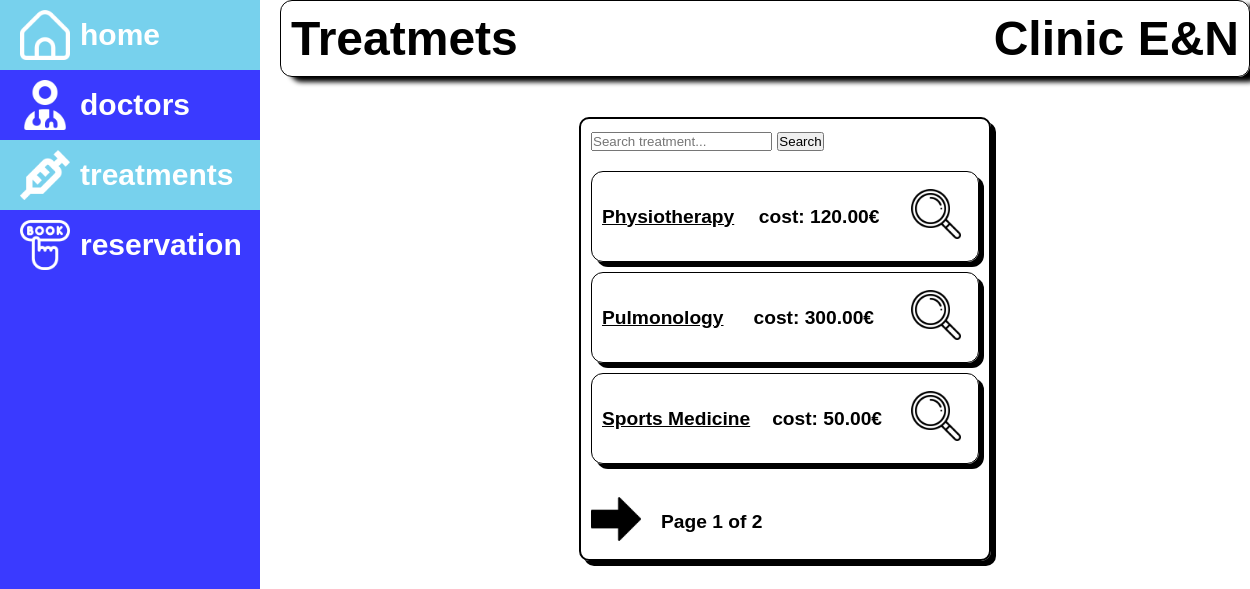
/dashboard/treatments/, run on the app's committed database.
### dashboard/models.py (models this page shows, shortened)
class Treatment(models.Model):
    name = models.CharField(max_length=100, unique=True)
    description = models.TextField(blank=False,null=False)
    cost = models.DecimalField(max_digits=8, decimal_places=2, help_text='€')
    class Meta:
        ordering = ['name']
    def get_absolute_url(self):
        return reverse('treatment-detail', args=[str(self.id)])

### dashboard/views.py (the view)
# urls.py: path('treatments/', views.TreatmentListView.as_view(), name='treatments'),
class TreatmentListView(generic.ListView):
    model = Treatment
    paginate_by = 3
    def get_queryset(self):
        qs = Treatment.objects.all()
        q = self.request.GET.get('q')
        if q:
            qs = qs.filter(name__icontains=q)
        return qs
    def get_context_data(self, **kwargs):
        ctx = super().get_context_data(**kwargs)
        ctx['q'] = self.request.GET.get('q', '')
        return ctx

### dashboard/templates/dashboard/treatment_list.html (shortened to what this page needs)
{% extends 'base.html' %}
{% load static%}
{% block content %}
    <div class="box-list">
        <form method="get" action="">
            <input type="text" name="q" value="{{ q }}" placeholder="Search treatment...">
            <button type="submit">Search</button>
        </form>
        {% if treatment_list %}
        <ul>
            {% for treatment in treatment_list %}
            <li>
                <u>{{ treatment.name }}</u>
                <span>cost: {{ treatment.cost }}€</span>
                <a class="treatments" href="{{ treatment.get_absolute_url }}">
                    <img style="width: 50px; height: 50px;" src="{% static 'images/loupe.png' %}" alt="">
                </a>
            </li>
            {% endfor %}
        </ul>
        {% else %}
        <p>No treatments available.</p>
        {% endif %}
        {% block pagination %}
        {% if is_paginated %}
        <div style="display: flex; flex-direction: row; align-items: center; gap:20px">
            {% if page_obj.has_next %}
            <a href="{{ request.path }}?q={{ q }}&page={{ page_obj.next_page_number }}">
                <img style="width: 50px;height: 50px;" src="{% static 'images/right-arrow.png' %}" alt="">
            </a>
            {% endif %}
            <p>Page {{ page_obj.number }} of {{ page_obj.paginator.num_pages }}</p>
        </div>
        {% endif %}
        {% endblock %}
    </div>
{% endblock %}

### dashboard/static/css/style.css (style rules this page uses)
* { font-family: Montserrat, sans-serif; margin: 0; padding:0; font-style: normal; }
body { display: flex; gap: 20px; }
.box-list { display: flex; justify-content: flex-start; gap:20px; flex-direction: column; border: 2px solid black; box-shadow: 5px 5px black; border-radius: 10px; width: 40%; padding: 10px; font-size: larger; font-weight: bold; }
.box-list li { list-style-type: none; display: flex; justify-content: space-between; margin-bottom: 10px; align-items: center; border: 1px solid black; box-shadow: 5px 5px rgb(0, 0, 0); border-radius: 12px; padding: 10px; }
.box-list li a { border: 1px solid black; border-radius: 50%; padding: 7px; }
.box-list .treatments { border: none; }

### data on the page
Treatment: name "Physiotherapy", cost "120.00"
Treatment: name "Pulmonology", cost "300.00"
Treatment: name "Sports Medicine", cost "50.00"
